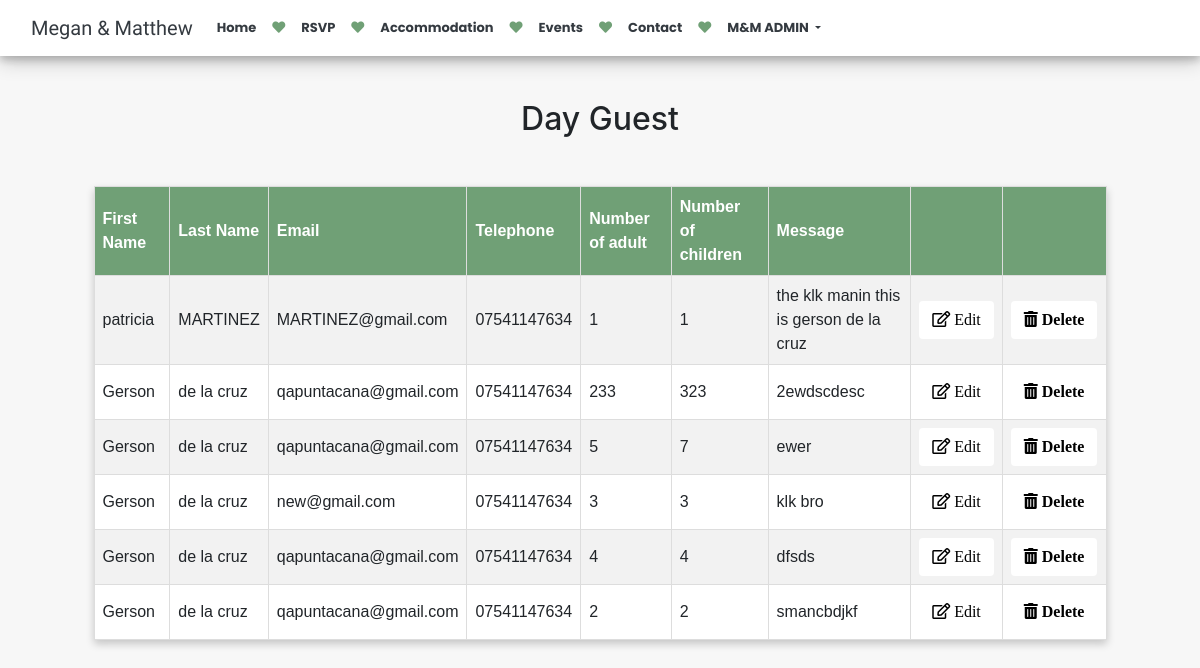
Page /day_data (signed in) on the committed database.
### megan_wedding/models.py (models this page shows, shortened)
class DayGuest(models.Model):
    first_name = models.CharField(max_length=200, blank=True, null=True)
    last_name = models.CharField(max_length=200, blank=True, null=True)
    email = models.EmailField(max_length=254)
    telephone = models.CharField(max_length=200, blank=True, null=True)
    number_adult = models.IntegerField(blank=True, null=True)
    number_children = models.IntegerField(blank=True, null=True)
    message = models.CharField(max_length=200, blank=True, null=True)

### megan_wedding/views.py (the view)
# urls.py: path('day_data', views.day_guest_data, name="day_data"),
@login_required(login_url= 'login')
def day_guest_data(request):
    DayGuests = DayGuest.objects.all()
    context = {'DayGuests': DayGuests}
    return render(request, 'admin_day_guest_data.html', context)

### templates/admin_day_guest_data.html (shortened to what this page needs)
{% extends 'base.html' %}
{% load crispy_forms_tags %}
{% load static %}
{% block content %}
<section>
    <h2 class="guest-data">Day Guest</h2>
 <div class="table_wrapper table-responsive">
<table id="module_table">
  <tr>
    <th>First Name</th>
    <th>Last Name</th>
    <th>Email</th>
    <th>Telephone</th>
      <th>Number of adult</th>
      <th>Number of children</th>
        <th>Message</th>
    <th></th>
    <th></th>
  </tr>
{% for DayGuest in DayGuests %}
   <tr>
    <td>{{DayGuest.first_name}}</td>
    <td>{{DayGuest.last_name}}</td>
    <td>{{DayGuest.email}}</td>
    <td>{{DayGuest.telephone}}</td>
       <td>{{DayGuest.number_adult}}</td>
       <td>{{DayGuest.number_children}}</td>
       <td>{{DayGuest.message}}</td>
            <td><a href="{% url 'edit_day' DayGuest.id %}"><button class="btn invite_btn check "><i class="far fa-edit"> Edit</i></button></a> </td>
            <td><a href="{% url 'day_delete' DayGuest.id %}"><button class="btn invite_btn check"><i class="fas fa-trash-alt"> Delete</i></button></a> </td>
      </tr>
    {% endfor %}
</table>
{% endblock content %}

### static/css/base.css (style rules this page uses)
body { background-color:rgb(247, 247, 247); }
* { box-sizing: border-box; }

### static/css/home.css (style rules this page uses)
.invite_btn { background-color:white; color:black; }

### static/css/check_guest.css (style rules this page uses)
.invite_btn { font-family:didot-w01-italic, serif; }

### static/css/table_data.css (style rules this page uses)
.guest-data { margin-top:100px; text-align:center; }
.table_wrapper { width:90%; margin:auto; padding:20px; font-family: Arial, Helvetica, sans-serif; border-collapse: collapse; }
#module_table { box-shadow: 0 4px 8px 0 rgba(0,0,0,0.2); background-color:white; margin:auto; width:100%; margin-top:20px; }
#module_table th { padding-top: 12px; padding-bottom: 12px; text-align: left; background-color: rgb(112, 160, 118); color: white; border: 1px solid #ddd; padding: 8px; }
#module_table td { font-family: sans-serif; padding:10px; border: 1px solid #ddd; padding: 8px; }
.table_wrapper tr:nth-child(even) { background-color: #f2f2f2; }

### rows in the picture
DayGuest: first_name "patricia", last_name "MARTINEZ", email "MARTINEZ@gmail.com", telephone "07541147634", number_adult "1", number_children "1", message "the klk manin this is gerson de la cruz"
DayGuest: first_name "Gerson", last_name "de la cruz", email "qapuntacana@gmail.com", telephone "07541147634", number_adult "233", number_children "323", message "2ewdscdesc"
DayGuest: first_name "Gerson", last_name "de la cruz", email "qapuntacana@gmail.com", telephone "07541147634", number_adult "5", number_children "7", message "ewer"
DayGuest: first_name "Gerson", last_name "de la cruz", email "new@gmail.com", telephone "07541147634", number_adult "3", number_children "3", message "klk bro"
DayGuest: first_name "Gerson", last_name "de la cruz", email "qapuntacana@gmail.com", telephone "07541147634", number_adult "4", number_children "4", message "dfsds"
DayGuest: first_name "Gerson", last_name "de la cruz", email "qapuntacana@gmail.com", telephone "07541147634", number_adult "2", number_children "2", message "smancbdjkf"
